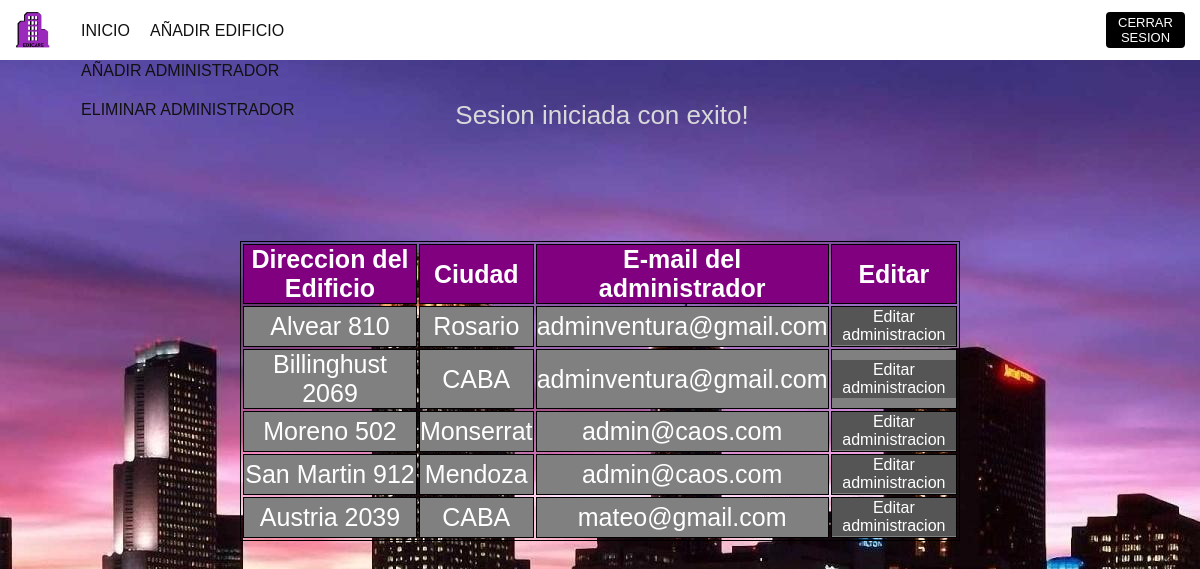
The app's page /loginSuperAdmin/index.php (signed in) with its own data.
### tables this page shows
CREATE TABLE `edificios` (
  `idEdificio` int(11) NOT NULL,
  `Direccion` tinytext NOT NULL,
  `Ciudad` tinytext NOT NULL,
  `idAdmin` int(11) DEFAULT NULL
);

### loginSuperAdmin/index.php (the view, shortened to what this page needs)
<?php
require "./header.php";
?>
<link rel="stylesheet" href="style.css">
<main>
      <div class="contenedor-main">
        <section class="section-default">
          <?php
if (!isset($_SESSION['id'])) {
	if (isset($_GET["error"])) {
		if ($_GET["error"] == "wrongpwd") {
			echo '<p class="login-error">Error! Contraseña incorrecta</p>';
		} else if ($_GET["error"] == "wrongdnipwd") {
			echo '<p class="login-error">Error! Mail o DNI no registrado o erroneo!</p>';
		}
	} else {
		echo '<p class="login-titulo">Login para SuperAdministradores</p>';
	}
} else if (isset($_SESSION['id'])) {
	echo '<p class="login-status">Sesion iniciada con exito!</p>
  </section>
  </div>
  <div class="listaEdificios">
    <table class="datosUser">
      <tr>
        <th>Direccion del Edificio</th>
        <th>Ciudad</th>
        <th>E-mail del administrador</th>
        <th>Editar</th>
      </tr>';
	$sql = ("SELECT idEdificio, Direccion, Ciudad, idAdmin FROM edificios");
	$result = mysqli_query($conn, $sql);
	while ($fila = mysqli_fetch_array($result)) {
		if ($fila[3] != NULL) {
			$sql = "SELECT emailAdmin FROM admin WHERE idAdmin='$fila[3]'";
			$consulta = mysqli_query($conn, $sql);
			while ($rows = mysqli_fetch_array($consulta)) {
				$email = $rows[0];
			}
		} else {
			$email = "";
		}
		echo '<tr><td>' . $fila[1] . '</td><td>' . $fila[2] . '</td><td>' . $email . '</td></td>';
		?>
    <td><a href="./editaAdmin.php?idEd=<?php echo $fila[0]; ?>"><button type="button" name="idEdif" class="editarAdmin-submit"> Editar administracion</button></a></td></tr><br>
    <?php
}
	echo '</table>';
}
?>
      </div>
    </body>

### loginSuperAdmin/style.css (style rules this page uses)
* { margin: 0; padding: 0; text-decoration: none; }
button { cursor: pointer; }
body { background-color: #003366; background-image: url("img/backgr.jpg"); }
main { padding-top: 20px; }
.section-default { width: 97%; padding: 20px; border-radius: 6px; background-color: transparent; }
.login-status { text-align: center; font-size: 26px; font-family: arial; color: #d9d9d9; }
.datosUser { margin-left: 20%; text-align: center; font-size: 25px; font-family: arial; color: white; width: 60%; align-content: center }
table, th, td { border: 1px solid black; }
th { background-color: purple; }
td { background-color: gray; }
.editarAdmin-submit { background-color: #555555; border: none; color: white; padding: 1px 1px; text-align: center; text-decoration: none; font-size: 16px; }

### records on screen
edificios: Direccion "Alvear 810", Ciudad "Rosario", idAdmin.emailAdmin "adminventura@gmail.com"
edificios: Direccion "Billinghust 2069", Ciudad "CABA", idAdmin.emailAdmin "adminventura@gmail.com"
edificios: Direccion "Moreno 502", Ciudad "Monserrat", idAdmin.emailAdmin "admin@caos.com"
edificios: Direccion "San Martin 912", Ciudad "Mendoza", idAdmin.emailAdmin "admin@caos.com"
edificios: Direccion "Austria 2039", Ciudad "CABA", idAdmin.emailAdmin "mateo@gmail.com"
